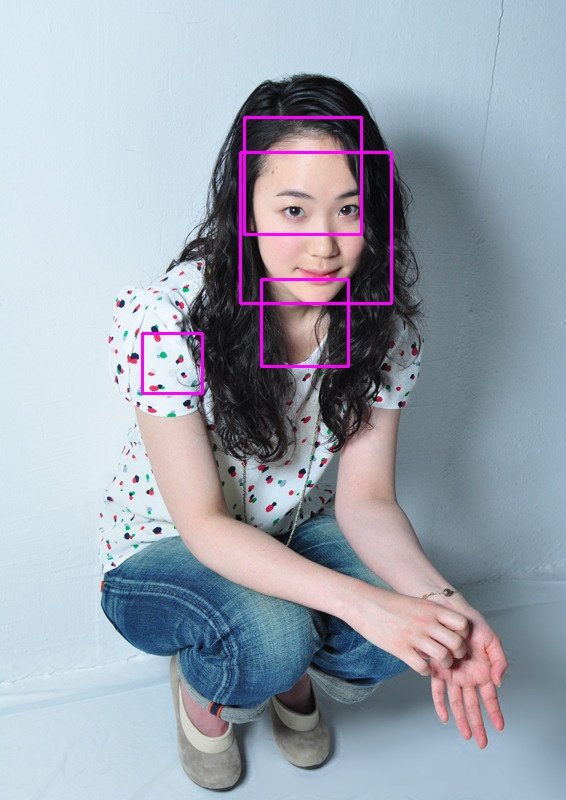
#> input picture outputs/test0.jpg, 566 x 800 px
$ python face_rect.py outputs/test0.jpg
#> lines starting #> are read from the running program, lines starting #| are printed output that depends on the picture; after the words box and inside, x2 and y2 are one past the last pixel; in counts of white or black regions, pixels touching at a corner belong together
### handle_db.py
import sqlite3
from contextlib import closing


def db_save_image(rect_data):
    db_name = 'database.db'

    with closing(sqlite3.connect(db_name)) as conn:
        c = conn.cursor()
        create_table = '''CREATE TABLE IF NOT EXISTS images (id integer primary key, file_name varchar(64), x_pos int, y_pos int, width int, hight int)'''
        c.execute(create_table)
        insert_sql = 'INSERT INTO images (file_name, x_pos, y_pos, width, hight) values (?, ?, ?, ?, ?)'
        c.executemany(insert_sql, rect_data)
        conn.commit()

        # [30 lines of commented-out code are left out]

### face_rect.py
from PIL import Image
import numpy as np
import cv2
import sys
from werkzeug import secure_filename
import sqlite3
from contextlib import closing
from handle_db import db_save_image
import os

db_name = 'database.db'
OUTPUT_FOLDER = './outputs'

def face_rect_out(image_path, cascade_path, output_path):

#> called with image_path = 'outputs/test0.jpg', cascade_path = 'haarcascade_frontalface_default.xml', output_path = 'output.jpg'
    image = cv2.imread(image_path)
#> image is the input picture: shape (800, 566, 3); mean B, G, R 175.6, 163.5, 155.9
    image_shape = (image.shape[1],image.shape[0])
#> image_shape = (566, 800)
    image_center = (int(image.shape[1]/2),int(image.shape[0]/2))
#> image_center = (283, 400)
    angle = 0

    mtx = cv2.getRotationMatrix2D(image_center, angle, 1)
#> mtx = [[1, 0, 0], [0, 1, 0]]
    image_rot = cv2.warpAffine(image, mtx, image_shape)
    image_gray = cv2.cvtColor(image_rot, cv2.COLOR_BGR2GRAY)
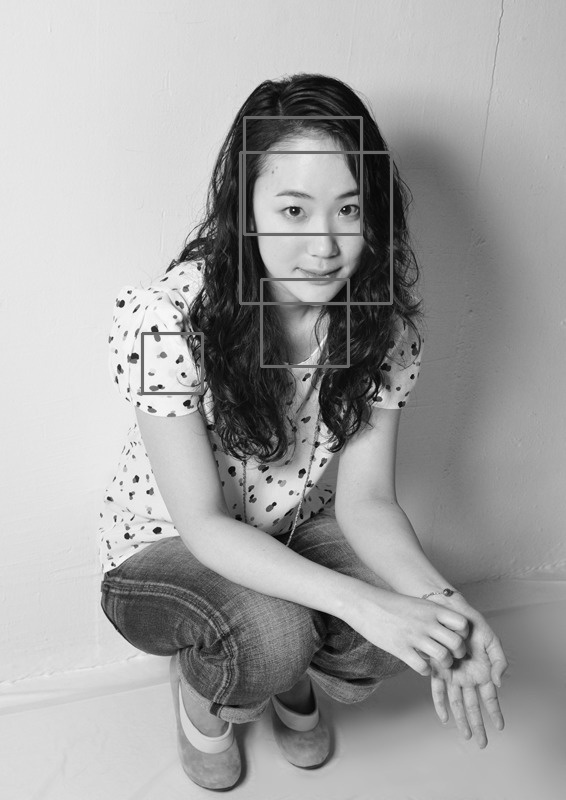
#> image_gray: shape (800, 566); min 1, max 253, mean 162.6

    cascade = cv2.CascadeClassifier(cascade_path)
    facerect = cascade.detectMultiScale(image_gray, scaleFactor=1.1, minNeighbors=2, minSize=(50, 50))
#> facerect = [[143, 333, 59, 59], [274, 282, 80, 80], [242, 142, 140, 140]]

    trimmed_image_url = []
    # 検出した場合
    if len(facerect) > 0:
        color = (255, 0, 255)
        #検出した顔を囲む矩形の作成
        rect_data = []
        trimmed_images = []
        original_img_name = image_path.split('/')[-1].split('.')[0]
        for i, rect in enumerate(facerect):
            xmin = rect[0]
            ymin = rect[1]
            xmax = rect[0]+rect[2]
            ymax = rect[1]+rect[3]
            trimmed = image[ymin:ymax, xmin:xmax, :]
            trimmed_images.append(trimmed)
            url = os.path.join(OUTPUT_FOLDER, original_img_name+'_{}.jpg'.format(i))
            trimmed_image_url.append(url)
            cv2.imwrite(url, trimmed)
#> this loop made 3 passes
#> (rect, xmin, ymin, xmax, ymax) on passes 1 to 3: ([143, 333, 59, 59], 143, 333, 202, 392), ([274, 282, 80, 80], 274, 282, 354, 362), ([242, 142, 140, 140], 242, 142, 382, 282)
#> pass 1, in face_rect_out, `trimmed = image[ymin:ymax, xmin:xmax, :]`:
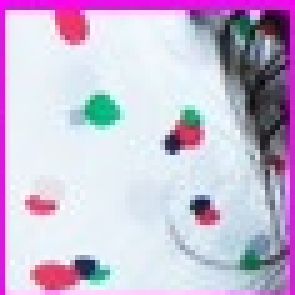
#> trimmed: shape (59, 59, 3) (shown 5 times larger); mean B, G, R 213.9, 188.8, 201.3
#> pass 2, in face_rect_out, `trimmed = image[ymin:ymax, xmin:xmax, :]`:
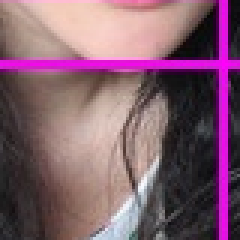
#> trimmed: shape (80, 80, 3) (shown 3 times larger); mean B, G, R 109.3, 93.6, 129.5
#> pass 3, in face_rect_out, `trimmed = image[ymin:ymax, xmin:xmax, :]`:
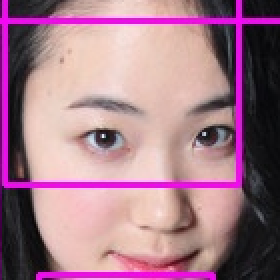
#> trimmed: shape (140, 140, 3) (shown 2 times larger); mean B, G, R 136.8, 120.5, 163.7
#> after the loop, trimmed_image_url = ['./outputs/test0_0.jpg', './outputs/test0_1.jpg', './outputs/test0_2.jpg']; trimmed_images = 3 items

        for rect in facerect:
            cv2.rectangle(image, tuple(rect[0:2]),tuple(rect[0:2]+rect[2:4]), color, thickness=2)
            rect_data.append((image_path.split('/')[-1], int(xmin), int(ymin), int(xmin-xmax), int(ymin-ymax)))
#> this loop made 3 passes
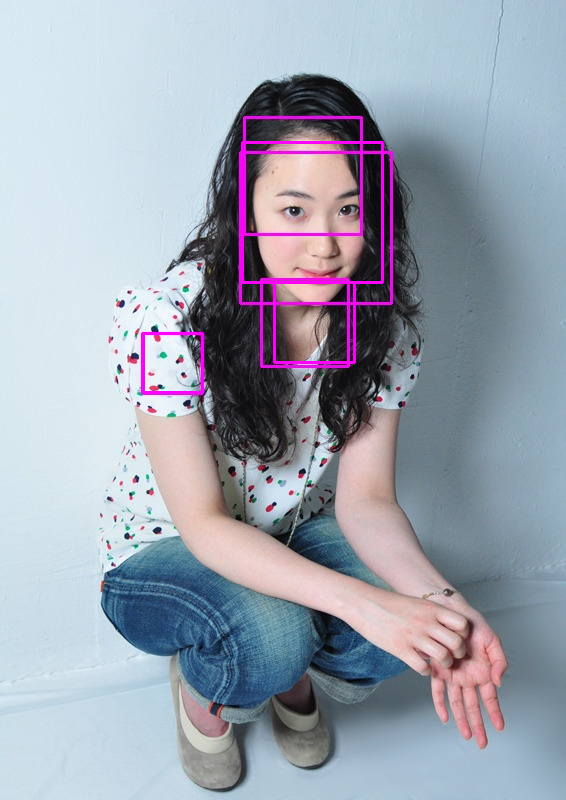
#> image: shape (800, 566, 3); 0.68% of pixels changed, all inside (x1, y1, x2, y2) = (142, 141, 384, 394)
#> after the loop, rect_data = [('test0.jpg', 242, 142, -140, -140), ('test0.jpg', 242, 142, -140, -140), ('test0.jpg', 242, 142, -140, -140)]

        #認識結果の保存
        db_save_image(rect_data)

    #認識結果の保存
    cv2.imwrite(output_path, image)
    return trimmed_image_url


if __name__ == "__main__":
    #image_path = "test0.jpg"
    cascade_path = "haarcascade_frontalface_default.xml"
    output_path = "output.jpg"
    face_rect_out(sys.argv[1], cascade_path, output_path)

$ run again, with uploads/test2.jpg copied over outputs/test0.jpg
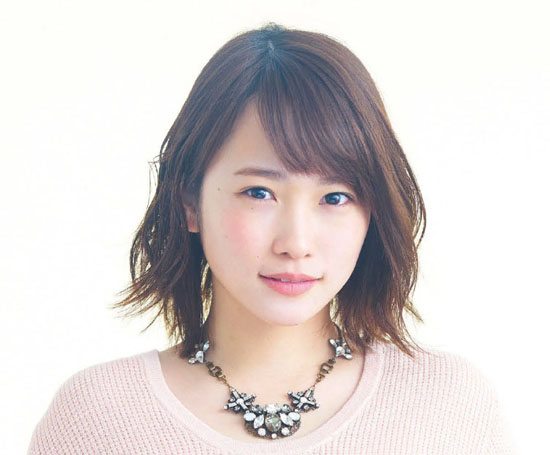
#> input picture uploads/test2.jpg, 550 x 455 px
#> in face_rect_out, image is the input picture: shape (455, 550, 3); mean B, G, R 208.7, 210.4, 217.6
#> facerect = [[200, 128, 191, 191]]
#> the loop in face_rect_out, `for i, rect in enumerate(facerect):` made 1 pass
#> (rect, xmin, ymin, xmax, ymax) on pass 1: ([200, 128, 191, 191], 200, 128, 391, 319)
#> pass 1, in face_rect_out, `trimmed = image[ymin:ymax, xmin:xmax, :]`:
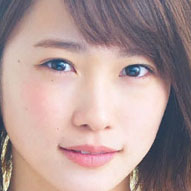
#> trimmed: shape (191, 191, 3); mean B, G, R 151.9, 153.7, 177.2
#> after the loop in face_rect_out, `for i, rect in enumerate(facerect):`: trimmed_image_url = ['./outputs/test0_0.jpg']; trimmed_images = 1 item
#> the loop in face_rect_out, `for rect in facerect:` made 1 pass
#> after the loop in face_rect_out, `for rect in facerect:`:
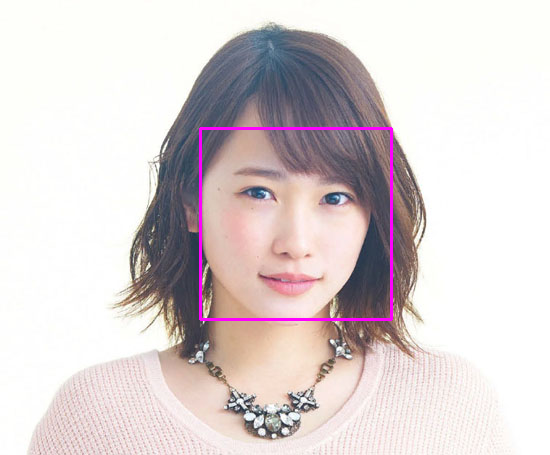
#> image: shape (455, 550, 3); 0.91% of pixels changed, all inside (x1, y1, x2, y2) = (199, 127, 393, 321)
#> after the loop in face_rect_out, `for rect in facerect:`: rect_data = [('test0.jpg', 200, 128, -191, -191)]

$ run again, with uploads/test3.jpg copied over outputs/test0.jpg
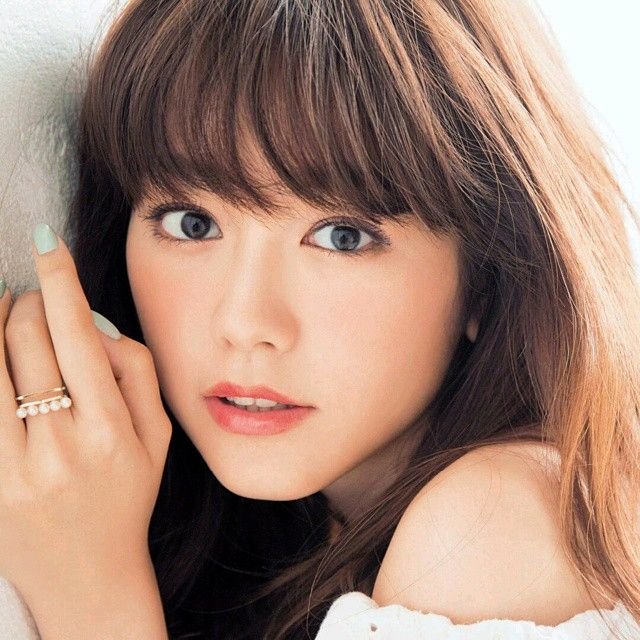
#> input picture uploads/test3.jpg, 640 x 640 px
#> in face_rect_out, image is the input picture: shape (640, 640, 3); mean B, G, R 116.5, 132.5, 164.1
#> facerect = [[79, 92, 395, 395]]
#> the loop in face_rect_out, `for i, rect in enumerate(facerect):` made 1 pass
#> (rect, xmin, ymin, xmax, ymax) on pass 1: ([79, 92, 395, 395], 79, 92, 474, 487)
#> pass 1, in face_rect_out, `trimmed = image[ymin:ymax, xmin:xmax, :]`:
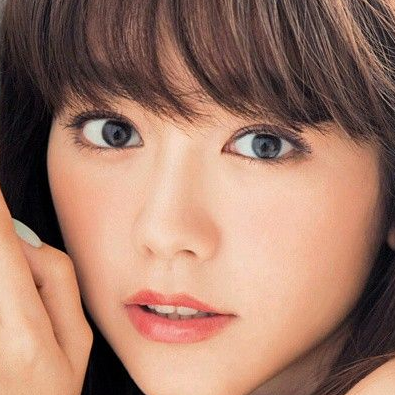
#> trimmed: shape (395, 395, 3); mean B, G, R 102.6, 119.6, 159.3
#> after the loop in face_rect_out, `for i, rect in enumerate(facerect):`: trimmed_image_url = ['./outputs/test0_0.jpg']; trimmed_images = 1 item
#> the loop in face_rect_out, `for rect in facerect:` made 1 pass
#> after the loop in face_rect_out, `for rect in facerect:`:
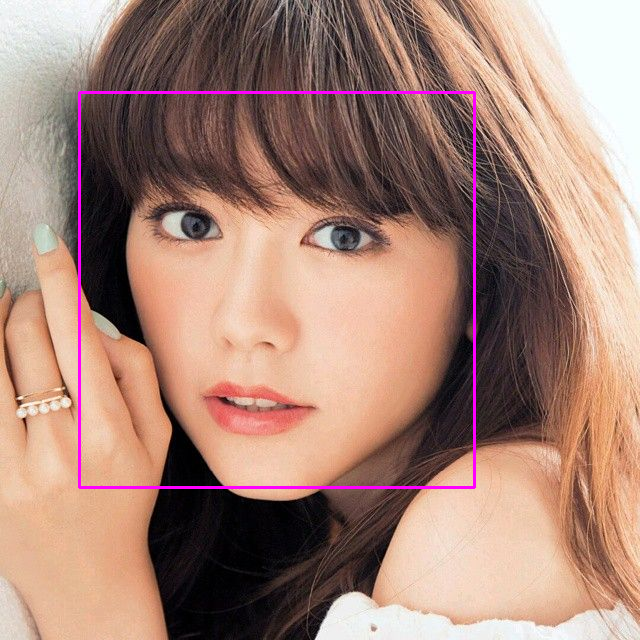
#> image: shape (640, 640, 3); 1.16% of pixels changed, all inside (x1, y1, x2, y2) = (78, 91, 476, 489)
#> after the loop in face_rect_out, `for rect in facerect:`: rect_data = [('test0.jpg', 79, 92, -395, -395)]

$ run again, with uploads/test4.jpg copied over outputs/test0.jpg
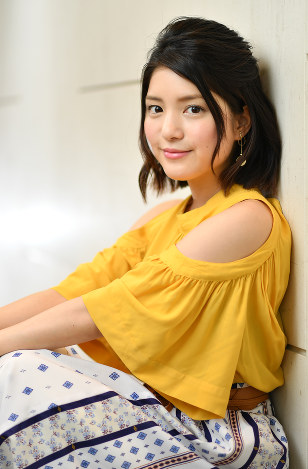
#> input picture uploads/test4.jpg, 308 x 469 px
#> in face_rect_out, image is the input picture: shape (469, 308, 3); mean B, G, R 135.5, 171.8, 194
#> facerect = [[129, 75, 93, 93]]
#> the loop in face_rect_out, `for i, rect in enumerate(facerect):` made 1 pass
#> (rect, xmin, ymin, xmax, ymax) on pass 1: ([129, 75, 93, 93], 129, 75, 222, 168)
#> pass 1, in face_rect_out, `trimmed = image[ymin:ymax, xmin:xmax, :]`:
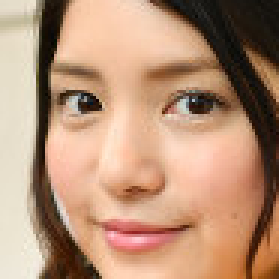
#> trimmed: shape (93, 93, 3) (shown 3 times larger); mean B, G, R 118.9, 145.1, 182.7
#> after the loop in face_rect_out, `for i, rect in enumerate(facerect):`: trimmed_image_url = ['./outputs/test0_0.jpg']; trimmed_images = 1 item
#> the loop in face_rect_out, `for rect in facerect:` made 1 pass
#> after the loop in face_rect_out, `for rect in facerect:`:
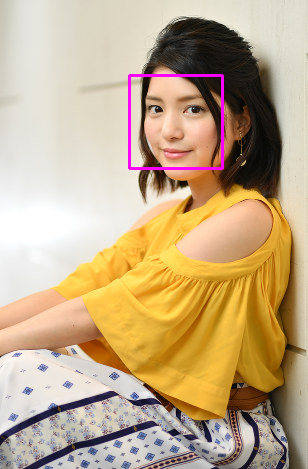
#> image: shape (469, 308, 3); 0.77% of pixels changed, all inside (x1, y1, x2, y2) = (128, 74, 224, 170)
#> after the loop in face_rect_out, `for rect in facerect:`: rect_data = [('test0.jpg', 129, 75, -93, -93)]
